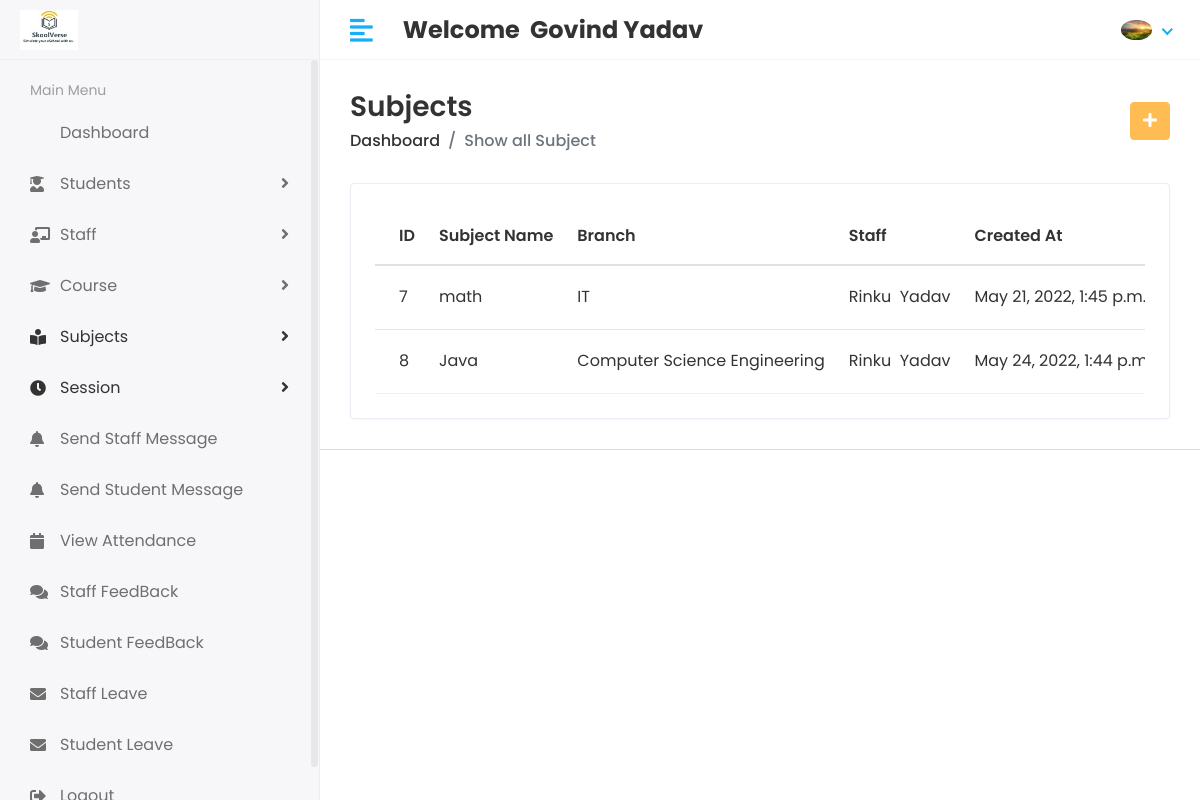
/Hod/Subject/View (signed in), run on the app's committed database.
### app/models.py (models this page shows, shortened)
class CustomUser(AbstractUser):
    USER = (
        (1, 'HOD'),
        (2, 'STAFF'),
        (3, 'STUDENT'),
    )
    user_type = models.CharField(choices=USER, max_length=50, default=1)
    profile_pic = models.ImageField(upload_to='media/profile_pic')

class Subject(models.Model):
    name = models.CharField(max_length=150)
    course = models.ForeignKey(Course, on_delete=models.CASCADE)
    staff = models.ForeignKey(Staff, on_delete=models.CASCADE)
    created_at = models.DateTimeField(auto_now_add=True)
    updated_at = models.DateTimeField(auto_now=True)

class Course(models.Model):
    name = models.CharField(max_length=100)
    created_at = models.DateTimeField(auto_now_add=True)
    updated_at = models.DateTimeField(auto_now=True)
    def __str__(self):
        return self.name

class Staff(models.Model):
    admin  = models.OneToOneField(CustomUser, on_delete=models.CASCADE)
    address = models.TextField()
    gender = models.CharField(max_length=100)
    mobile_number = models.CharField(max_length=15)
    created_at = models.DateTimeField(auto_now_add=True)
    updated_at = models.DateTimeField(auto_now=True)

### student_management_project/Hod_views.py (the view)
# urls.py: path('Hod/Subject/View', Hod_views.VIEW_SUBJECT, name='view_subject'),
@staff_member_required(redirect_field_name='next', login_url='login')
def VIEW_SUBJECT(request):
    subject = Subject.objects.all()
    context = {
        'subject':subject
    }
    return render(request, 'Hod/view_subject.html', context)

### templates/Hod/view_subject.html (shortened to what this page needs)
{% extends 'base.html' %}
{% block content %}
     <div class="page-header">
               <div class="row align-items-center">
                  <div class="col">
                     <h3 class="page-title">Subjects</h3>
                     <ul class="breadcrumb">
                        <li class="breadcrumb-item"><a href="{% url 'hod_home' %}">Dashboard</a></li>
                        <li class="breadcrumb-item active">Show all Subject</li>
                     </ul>
                  </div>
                  <div class="col-auto text-right float-right ml-auto">
                     <a href="{% url 'add_subject' %}" class="btn btn-primary"><i class="fas fa-plus"></i></a>
                  </div>
               </div>
            </div>
            <div class="row">
               <div class="col-sm-12">
                  <div class="card card-table">
                     <div class="card-body">
                        {% if subject %}
                         <div class="table-responsive">
                           <table  class="table table-hover table-center mb-0 ">
                              <thead>
                                 <tr>
                                    <th>ID</th>
                                    <th>Subject Name</th>
                                    <th>Branch</th>
                                    <th>Staff</th>
                                    <th>Created At</th>
                                 </tr>
                              </thead>
                              <tbody>
                                 {% for i in subject %}
                                    <tr>
                                    <td>{{i.id}}</td>
                                    <td>{{i.name}}</td>
                                    <td>{{i.course}}</td>
                                    <td>{{i.staff.admin.first_name}} &nbsp;{{i.staff.admin.last_name}}</td>
                                    <td>{{i.created_at}}</td>
                                 </tr>
                                {% endfor %}
                              </tbody>
                           </table>
                        </div>
                         {% else %}
                         <h4 class="text-center text-red">No Data</h4>
                        {% endif %}
                     </div>
                  </div>
               </div>
            </div>
{% endblock %}

### templates/base.html (shortened to what this page needs)
{% load static %}
<!DOCTYPE html>
<html lang="en">
<head>
   <link rel="stylesheet" href="{% static 'assets/plugins/bootstrap/css/bootstrap.min.css' %}">
   <link rel="stylesheet" href="{% static 'assets/plugins/fontawesome/css/fontawesome.min.css' %}">
   <link rel="stylesheet" href="{% static 'assets/plugins/fontawesome/css/all.min.css' %}">
   <link rel="stylesheet" href="{% static 'assets/css/style.css' %}">
    <link rel="stylesheet" href="{% static 'assets/plugins/datatables/datatables.min.css' %}">
</head>
<body>
   <div class="main-wrapper">
   {% include "includes/header.html" %}
   {% include "includes/sidebar.html" %}
<div class="page-wrapper">
    <div class="content container-fluid">
    {% block content %}
    {% endblock %}
    </div>
    {% include "includes/footer.html" %}
</div>
   </div>
</body>
</html>

### templates/includes/header.html (shortened to what this page needs)
{% load static %}
<div class="header">
         <div class="header-left">
            <a href="#" class="logo">
               <img src="{% static 'assets/img/logo.jpg' %}" alt="Logo">
            </a>
         </div>
         <a href="javascript:void(0);" id="toggle_btn">
            <i class="fas fa-align-left"></i>
         </a>
         <div class="top-nav-search mt-3">
           <h4><strong>Welcome &nbsp;<span>{{user.first_name}} {{user.last_name}}</span></strong></h4>
         </div>
         <ul class="nav user-menu">
            <li class="nav-item dropdown has-arrow">
               <a href="#" class="dropdown-toggle nav-link" data-toggle="dropdown">
                   {% if user.profile_pic == "" %}
                        <span class="user-img"><img class="rounded-circle" src="{% static 'assets/img/favicon.jpg' %}" width="31"
                        alt=""></span>
                   {% else %}
                        <span class="user-img"><img class="rounded-circle" src="/{{user.profile_pic}}" width="31"
                        alt=""></span>
                   {% endif %}
               </a>
            </li>
         </ul>
      </div>

### templates/includes/sidebar.html (shortened to what this page needs)
{% load active_link_tags %}
{% load static %}
      <div class="sidebar" id="sidebar">
         <div class="sidebar-inner slimscroll">
            <div id="sidebar-menu" class="sidebar-menu">
                {% if user.user_type == '1' %}
               <ul>
                  <li class="menu-title">
                     <span>Main Menu</span>
                  </li>
                  <li class="{% active_link 'hod_home' 'active' %}">
                     <a href="{% url 'hod_home' %}"> <span>Dashboard</span></a>
                  </li>
                  <li class="submenu {% active_link 'add_student' 'active' %} {% active_link 'view_student' 'active' %}">
                     <a href="#"><i class="fas fa-user-graduate"></i> <span> Students</span> <span
                           class="menu-arrow"></span></a>
                  </li>
                  <li class="submenu {% active_link 'add_staff' 'active' %} {% active_link 'view_staff' 'active' %}">
                     <a href="#"><i class="fas fa-chalkboard-teacher"></i> <span> Staff</span> <span
                           class="menu-arrow"></span></a>
                  </li>
                  <li class="submenu {% active_link 'add_course' 'active' %} {% active_link 'view_course' 'active' %}">
                     <a href="#"><i class="fa fa-graduation-cap"></i> <span> Course</span> <span
                           class="menu-arrow"></span></a>
                  </li>
                  <li class="submenu {% active_link 'add_subject' 'active' %} {% active_link 'view_subject' 'active' %}">
                     <a ><i class="fas fa-book-reader"></i> <span> Subjects</span> <span
                           class="menu-arrow"></span></a>
                  </li>
                   <li class="submenu {% active_link 'add_session' 'active' %} {% active_link 'view_session' 'active' %}">
                     <a><i class="fas fa-clock"></i> <span> Session</span> <span
                           class="menu-arrow"></span></a>
                  </li>
                   <li class="{% active_link 'staff_send_notification' 'active' %}">
                     <a href="{% url 'staff_send_notification' %}"><i class="fas fa-bell"></i> <span>Send Staff Message</span></a>
                  </li>
                   <li class="{% active_link 'student_send_notification' 'active' %}">
                     <a href="{% url 'student_send_notification' %}"><i class="fas fa-bell"></i> <span>Send Student  Message</span></a>
                  </li>
                   <li class="{% active_link 'view_attendance' 'active' %}">
                     <a href="{% url 'view_attendance' %}"><i class="fa fa-calendar"></i> <span>View Attendance</span></a>
                  </li>
                   <li class="{% active_link 'staff_feedback_reply' 'active' %}">
                     <a href="{% url 'staff_feedback_reply' %}"><i class="fas fa-comments"></i> <span>Staff FeedBack</span></a>
                  </li>
                   <li class="{% active_link 'student_feedback_reply' 'active' %}">
                     <a href="{% url 'student_feedback_reply' %}"><i class="fas fa-comments"></i> <span>Student FeedBack</span></a>
                  </li>
                   <li class="{% active_link 'staff_leave_view' 'active' %}">
                     <a href="{% url 'staff_leave_view' %}"><i class="fas fa-envelope"></i> <span>Staff Leave</span></a>
                  </li>
                   <li class="{% active_link 'student_leave_view' 'active' %}">
                     <a href="{% url 'student_leave_view' %}"><i class="fas fa-envelope"></i> <span>Student Leave</span></a>
                  </li>
                   <li class="{% active_link 'logout' 'active' %}">
                     <a href="{% url 'logout' %}"><i class="fas fa-sign-out-alt"></i> <span>Logout</span></a>
                  </li>
               </ul>
                {% endif %}
            </div>
         </div>
      </div>

### templates/includes/footer.html
{% load static %}
     <footer>
     </footer>

### data on the page
CustomUser: first_name "Govind", last_name "Yadav", profile_pic (picture)
Subject: id "7", name "math", course "IT", staff.admin.first_name "Rinku", staff.admin.last_name "Yadav", created_at "May 21, 2022, 1:45 p.m."
Subject: id "8", name "Java", course "Computer Science Engineering", staff.admin.first_name "Rinku", staff.admin.last_name "Yadav", created_at "May 24, 2022, 1:44…"
